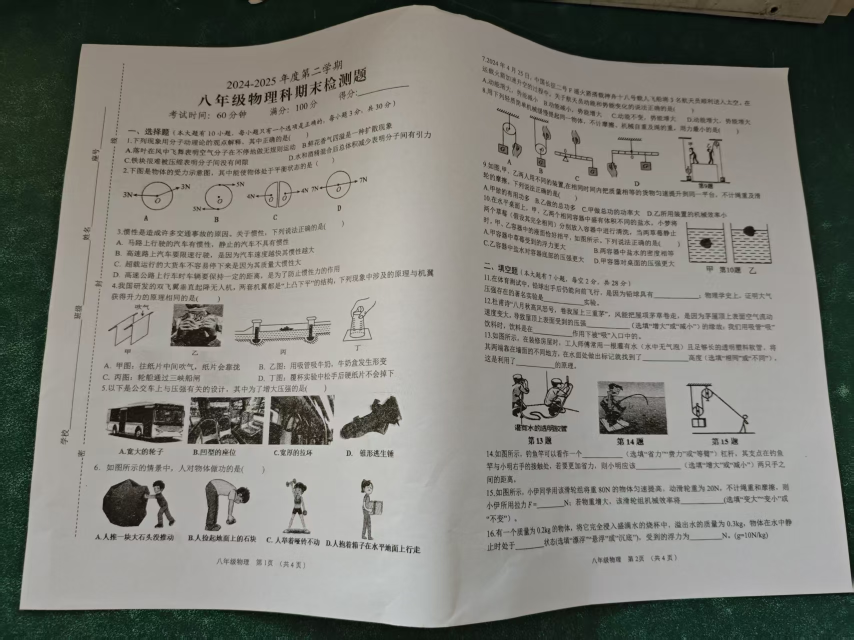
#> input picture materials/physics/1.jpg, 1707 x 1280 px (shown at 1/2 size)
$ python -i question_segmentation.py   (imports and definitions only)
#> lines starting #> are read from the running program, lines starting #| are printed output that depends on the picture; after the words box and inside, x2 and y2 are one past the last pixel; in counts of white or black regions, pixels touching at a corner belong together
from __future__ import annotations

import re
from dataclasses import dataclass
from typing import Literal

import cv2
import httpx
import numpy as np

from app.core.config import settings
from app.models import ExamRegionCandidate, ExamRegionType

ENGINE_NAME = "layout_projection_v0"
OCR_ANCHOR_ENGINE_NAME = "layout_ocr_anchor_v1"
GEMINI_LAYOUT_ENGINE_NAME = "gemini_layout_v1"
QuestionSegmentationEngine = Literal[
    "layout_projection_v0", "layout_ocr_anchor_v1", "gemini_layout_v1"
]
QUESTION_ANCHOR_RE = re.compile(
    r"^\s*(?:"
    r"第\s*\d{1,2}\s*题|"
    r"\(?\s*\d{1,2}\s*[\.\u3001、\)\）]|"
    r"[一二三四五六七八九十]{1,3}\s*[\.\u3001、]"
    r")"
)


@dataclass(frozen=True)
class CandidateBox:
    x: int
    y: int
    width: int
    height: int
    confidence: float
    reasons: list[str]


@dataclass(frozen=True)
class OcrTextLine:
    text: str
    x: int
    y: int
    width: int
    height: int
    confidence: float | None


# [133 lines left out: functions decode_image, find_question_region_candidates, find_ocr_anchor_candidate_boxes, fetch_ocr_text_lines, parse_finite_float, not called in this run]


def parse_finite_int(value: object) -> int | None:
    number = parse_finite_float(value)
    return int(number) if number is not None else None


# [33 lines left out: functions parse_ocr_confidence, parse_ocr_box, box_from_polygon, not called in this run]


def is_question_anchor(text: str) -> bool:
    return QUESTION_ANCHOR_RE.match(text) is not None


# [57 lines left out: functions get_anchor_column, build_anchor_candidate_box, not called in this run]


def find_layout_candidate_boxes(image: np.ndarray) -> list[CandidateBox]:
    height, width = image.shape[:2]
    gray = cv2.cvtColor(image, cv2.COLOR_BGR2GRAY)
    threshold = cv2.adaptiveThreshold(
        gray,
        255,
        cv2.ADAPTIVE_THRESH_GAUSSIAN_C,
        cv2.THRESH_BINARY_INV,
        35,
        15,
    )
    threshold = clear_page_border_noise(threshold)

    horizontal_kernel = cv2.getStructuringElement(
        cv2.MORPH_RECT,
        (max(12, width // 55), max(3, height // 180)),
    )
    block_mask = cv2.dilate(threshold, horizontal_kernel, iterations=2)
    close_kernel = cv2.getStructuringElement(
        cv2.MORPH_RECT,
        (max(20, width // 35), max(6, height // 90)),
    )
    block_mask = cv2.morphologyEx(
        block_mask, cv2.MORPH_CLOSE, close_kernel, iterations=1
    )

    contours, _ = cv2.findContours(
        block_mask, cv2.RETR_EXTERNAL, cv2.CHAIN_APPROX_SIMPLE
    )
    raw_boxes: list[tuple[int, int, int, int]] = []
    min_area = width * height * 0.002
    for contour in contours:
        x, y, w, h = cv2.boundingRect(contour)
        if w * h < min_area:
            continue
        if w < width * 0.18 or h < height * 0.025:
            continue
        raw_boxes.append((x, y, w, h))

    merged = merge_vertical_neighbors(raw_boxes, image_shape=(height, width))
    boxes: list[CandidateBox] = []
    for x, y, w, h in merged:
        padded = pad_box(x, y, w, h, image_shape=(height, width))
        px, py, pw, ph = padded
        confidence = score_candidate_box(
            threshold=threshold,
            box=padded,
            image_shape=(height, width),
        )
        if confidence < 0.18:
            continue
        boxes.append(
            CandidateBox(
                x=px,
                y=py,
                width=pw,
                height=ph,
                confidence=confidence,
                reasons=["dark-layout-block", "projection-candidate"],
            )
        )
    return sorted(boxes, key=lambda item: (item.y, item.x))


def clear_page_border_noise(mask: np.ndarray) -> np.ndarray:
    cleaned = mask.copy()
    height, width = cleaned.shape[:2]
    y_margin = max(2, int(height * 0.015))
    x_margin = max(2, int(width * 0.01))
    cleaned[:y_margin, :] = 0
    cleaned[-y_margin:, :] = 0
    cleaned[:, :x_margin] = 0
    cleaned[:, -x_margin:] = 0
    return cleaned


def merge_vertical_neighbors(
    boxes: list[tuple[int, int, int, int]], *, image_shape: tuple[int, int]
) -> list[tuple[int, int, int, int]]:
    if not boxes:
        return []
    height, width = image_shape
    sorted_boxes = sorted(boxes, key=lambda item: (item[1], item[0]))
    merged: list[tuple[int, int, int, int]] = []
    for box in sorted_boxes:
        if not merged:
            merged.append(box)
            continue
        prev = merged[-1]
        px, py, pw, ph = prev
        x, y, w, h = box
        prev_bottom = py + ph
        gap = y - prev_bottom
        horizontal_overlap = min(px + pw, x + w) - max(px, x)
        overlap_ratio = horizontal_overlap / max(1, min(pw, w))
        should_merge = gap <= height * 0.018 and overlap_ratio > 0.25
        if should_merge:
            nx = min(px, x)
            ny = min(py, y)
            nr = max(px + pw, x + w)
            nb = max(py + ph, y + h)
            merged[-1] = (nx, ny, min(width - nx, nr - nx), min(height - ny, nb - ny))
        else:
            merged.append(box)
    return merged


def pad_box(
    x: int, y: int, width: int, height: int, *, image_shape: tuple[int, int]
) -> tuple[int, int, int, int]:
    image_height, image_width = image_shape
    x_pad = max(6, int(image_width * 0.015))
    y_pad = max(6, int(image_height * 0.012))
    left = max(0, x - x_pad)
    top = max(0, y - y_pad)
    right = min(image_width, x + width + x_pad)
    bottom = min(image_height, y + height + y_pad)
    return left, top, right - left, bottom - top


def score_candidate_box(
    *,
    threshold: np.ndarray,
    box: tuple[int, int, int, int],
    image_shape: tuple[int, int],
) -> float:
    image_height, image_width = image_shape
    x, y, width, height = box
    roi = threshold[y : y + height, x : x + width]
    if roi.size == 0:
        return 0.0
    ink_density = float((roi > 0).mean())
    width_score = min(1.0, width / (image_width * 0.55))
    height_score = min(1.0, height / (image_height * 0.12))
    density_score = min(1.0, ink_density / 0.08)
    return max(
        0.0, min(1.0, width_score * 0.35 + height_score * 0.25 + density_score * 0.4)
    )

>>> import cv2
>>> picture = cv2.imread('../../../materials/physics/1.jpg')
#> picture is the input picture: shape (1280, 1707, 3); mean B, G, R 120.2, 127.1, 127.1
>>> result = find_layout_candidate_boxes(picture)
#> in find_layout_candidate_boxes, `threshold = cv2.adaptiveThreshold( gray, 255, cv2.ADAPTIVE_THRESH_GAUS..`:
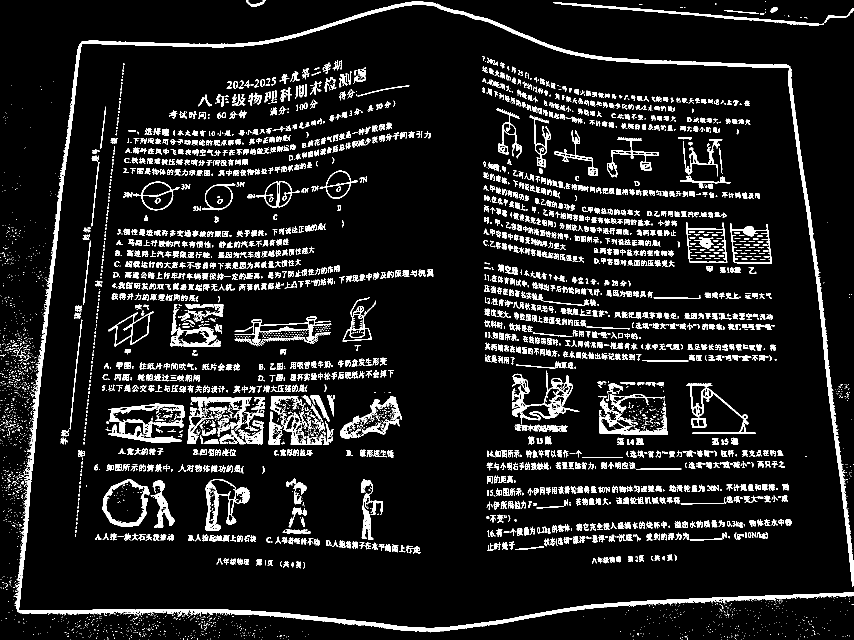
#> threshold: shape (1280, 1707) (shown at 1/2 size); 9.9% white; 4591 white regions (2839 under 20 px), largest, box (x1, y1, x2, y2) and area: (27, 2, 1707, 1265) 29790, (1576, 136, 1707, 1174) 7160, (216, 807, 370, 886) 4089
#> in clear_page_border_noise, `cleaned[:y_margin, :] = 0`:
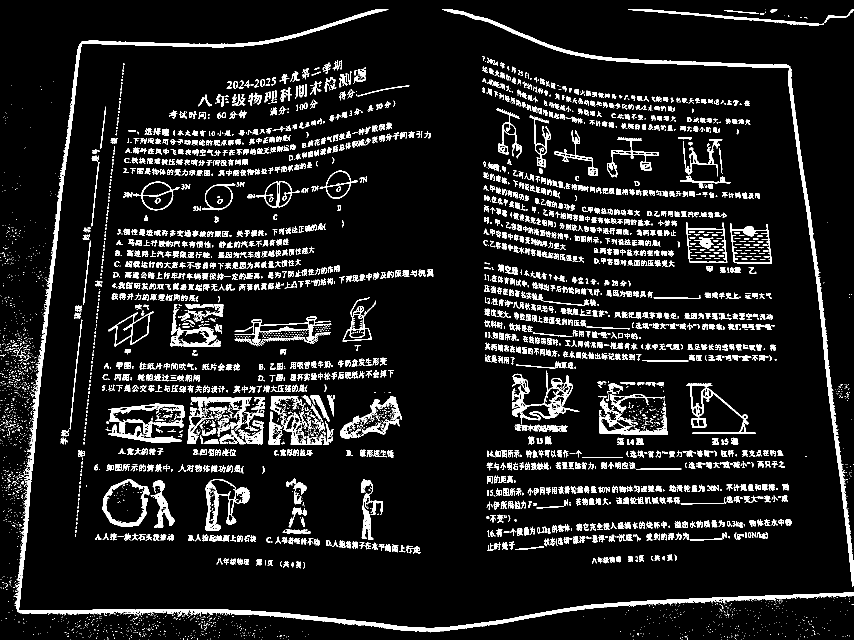
#> cleaned: shape (1280, 1707) (shown at 1/2 size); 9.8% white; 4586 white regions (2834 under 20 px), largest, box (x1, y1, x2, y2) and area: (27, 19, 1707, 1265) 24433, (1576, 136, 1707, 1174) 7160, (884, 19, 1581, 135) 4483
#> in clear_page_border_noise, `cleaned[-y_margin:, :] = 0`: cleaned: shape (1280, 1707); 9.8% white; 4367 white regions (2615 under 20 px), largest, box (x1, y1, x2, y2) and area: (27, 19, 1707, 1261) 24300, (1576, 136, 1707, 1174) 7160, (884, 19, 1581, 135) 4483
#> in clear_page_border_noise, `cleaned[:, -x_margin:] = 0`:
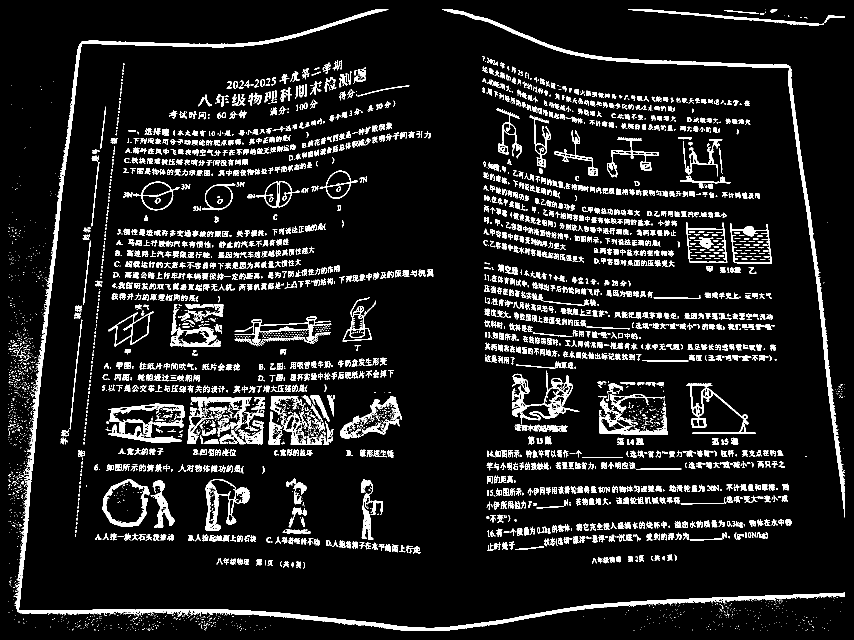
#> cleaned: shape (1280, 1707) (shown at 1/2 size); 9.7% white; 4102 white regions (2350 under 20 px), largest, box (x1, y1, x2, y2) and area: (27, 19, 1690, 1261) 24178, (1576, 136, 1690, 1035) 6102, (884, 19, 1581, 135) 4483
#> in find_layout_candidate_boxes, `block_mask = cv2.dilate(threshold, horizontal_kernel, iterations=2)`:
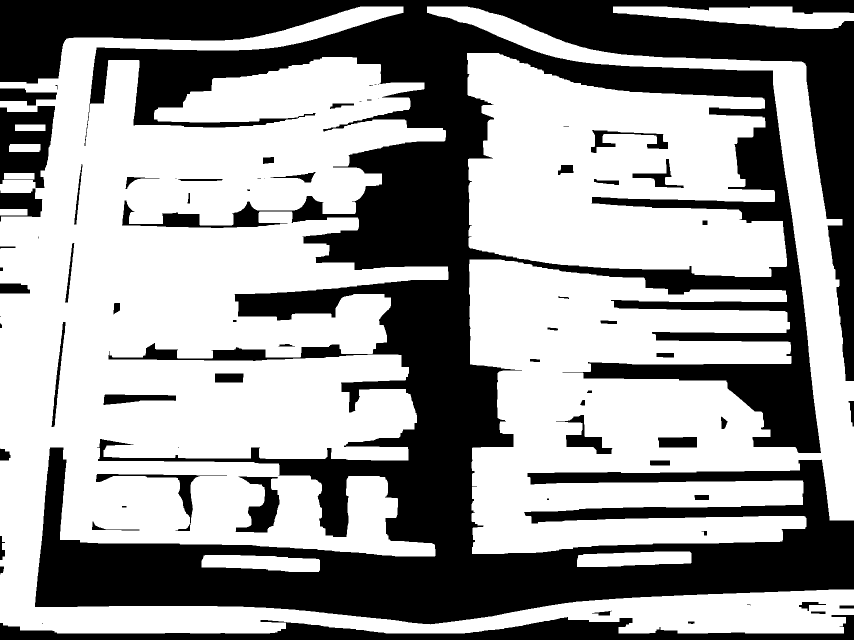
#> block_mask: shape (1280, 1707) (shown at 1/2 size); 60.9% white; 72 black regions (18 under 20 px), largest, box (x1, y1, x2, y2) and area: (0, 0, 1707, 1249) 774927, (0, 1230, 1707, 1280) 33183, (0, 212, 110, 376) 11628
#> in find_layout_candidate_boxes, `block_mask = cv2.morphologyEx( block_mask, cv2.MORPH_CLOSE, close_kern..`:
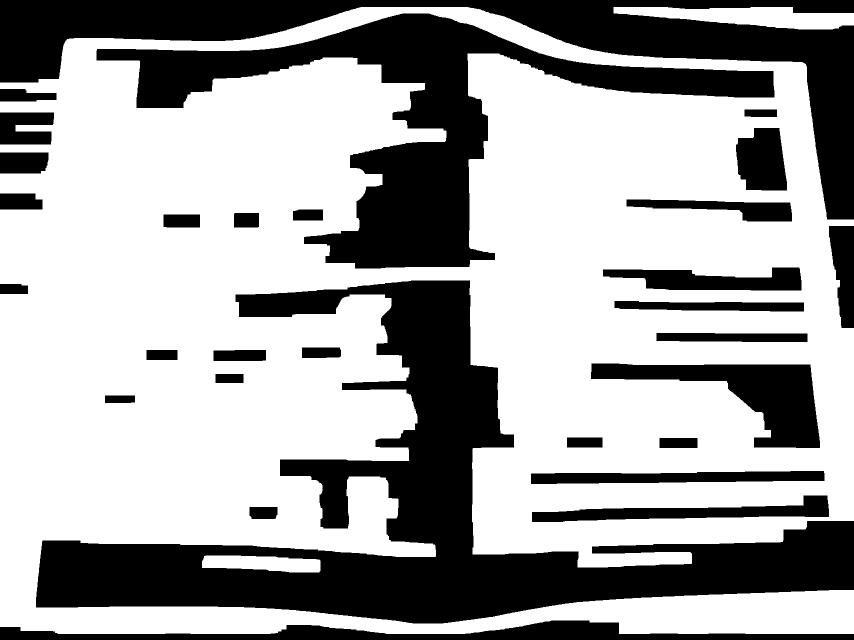
#> block_mask: shape (1280, 1707) (shown at 1/2 size); 64.4% white; 30 black regions
#> in find_layout_candidate_boxes, `contours, _ = cv2.findContours( block_mask, cv2.RETR_EXTERNAL, cv2.CHA..`: contours = 3 contours; box (x1, y1, x2, y2) and area: (0, 14, 1707, 1268) 1656140, (1227, 14, 1707, 59) 12856, (404, 1111, 641, 1145) 5997
#> the loop in find_layout_candidate_boxes, `for contour in contours:` made 3 passes
#> (x, y, w, h) on passes 1 to 3: (404, 1111, 237, 34), (1227, 14, 480, 45), (0, 14, 1707, 1254)
#> after the loop in find_layout_candidate_boxes, `for contour in contours:`: raw_boxes = [(1227, 14, 480, 45), (0, 14, 1707, 1254)]
#> in merge_vertical_neighbors, `sorted_boxes = sorted(boxes, key=lambda item: (item[1], item[0]))`: sorted_boxes = [(0, 14, 1707, 1254), (1227, 14, 480, 45)]
#> the loop in merge_vertical_neighbors, `for box in sorted_boxes:` made 2 passes
#> (px, py, pw, ph, x, y, w, h) on pass 2: (0, 14, 1707, 1254, 1227, 14, 480, 45)
#> after the loop in merge_vertical_neighbors, `for box in sorted_boxes:`: merged = [(0, 14, 1707, 1254)]
#> the loop in find_layout_candidate_boxes, `for x, y, w, h in merged:` made 1 pass
#> (w, h, x_pad in pad_box, y_pad in pad_box) on pass 1: (1707, 1254, 25, 15)
#> after the loop in find_layout_candidate_boxes, `for x, y, w, h in merged:`: boxes = 1 item
#> result = 1 item

$ run again, on materials/physics/2.jpg
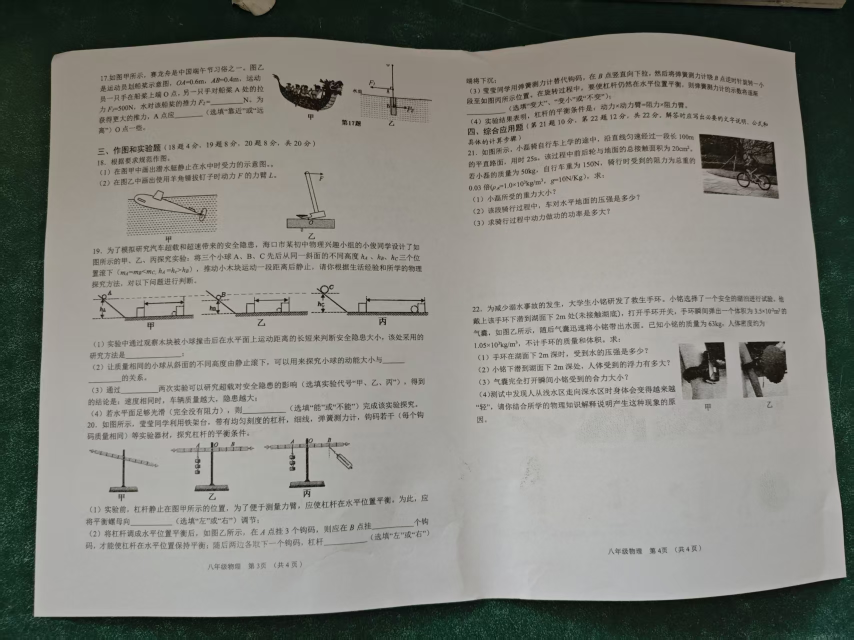
#> input picture materials/physics/2.jpg, 1707 x 1280 px (shown at 1/2 size)
#> picture is the input picture: shape (1280, 1707, 3); mean B, G, R 124.2, 130.8, 130.5
#> threshold: shape (1280, 1707); 8% white; 4427 white regions (2934 under 20 px), largest, box (x1, y1, x2, y2) and area: (64, 58, 1703, 1245) 32839, (56, 614, 86, 1236) 4746, (1358, 684, 1453, 774) 2666
#> in find_layout_candidate_boxes, `block_mask = cv2.morphologyEx( block_mask, cv2.MORPH_CLOSE, close_kern..`:
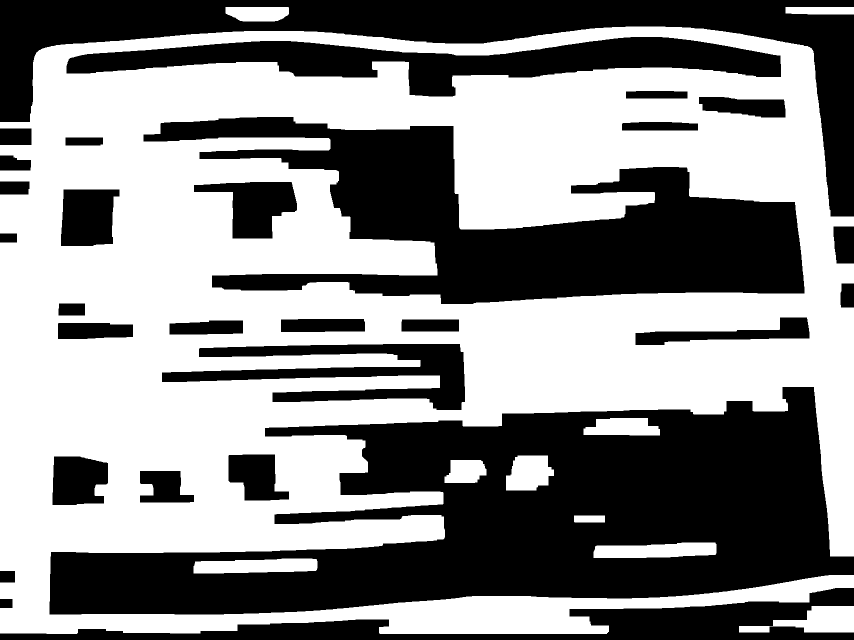
#> block_mask: shape (1280, 1707) (shown at 1/2 size); 54% white; 29 black regions
#> contours = 10 contours; largest, box (x1, y1, x2, y2) and area: (0, 53, 1707, 1268) 1539012, (1478, 1212, 1707, 1265) 6348, (1187, 1085, 1433, 1116) 6008, (387, 1117, 635, 1147) 5970, (1012, 911, 1108, 981) 5152
#> the loop in find_layout_candidate_boxes, `for contour in contours:` made 10 passes
#> (x, y, w, h) on passes 1 to 8: (1478, 1212, 229, 53), (387, 1117, 248, 30), (1187, 1085, 246, 31), (1148, 1031, 62, 14), (889, 920, 84, 46), (1012, 911, 96, 70), (1167, 836, 153, 35), (0, 53, 1707, 1215)
#> after the loop in find_layout_candidate_boxes, `for contour in contours:`: raw_boxes = [(0, 53, 1707, 1215)]
#> the loop in merge_vertical_neighbors, `for box in sorted_boxes:` made 1 pass
#> the loop in find_layout_candidate_boxes, `for x, y, w, h in merged:` made 1 pass
#> (w, h, x_pad in pad_box, y_pad in pad_box) on pass 1: (1707, 1215, 25, 15)
#> pass 1, in score_candidate_box, `roi = threshold[y : y + height, x : x + width]`:
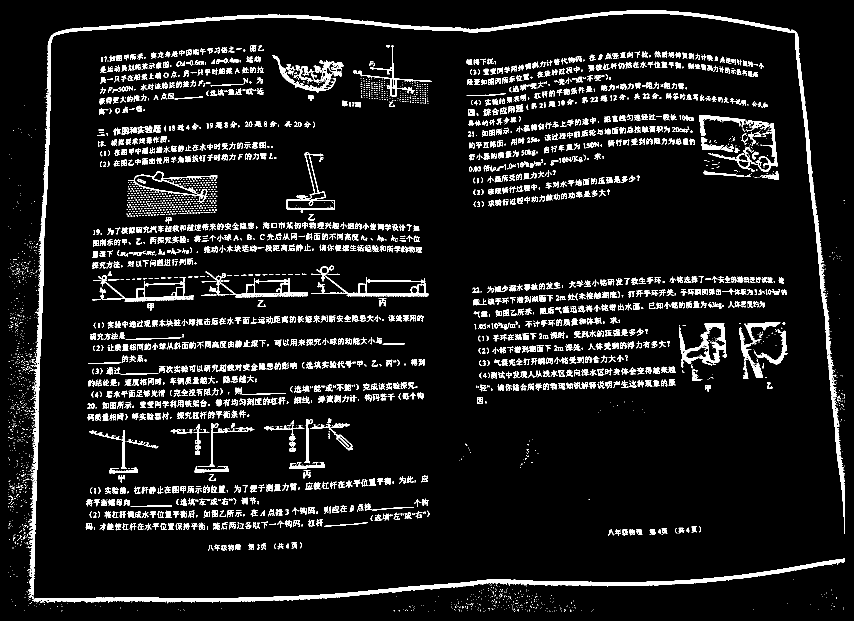
#> roi: shape (1242, 1707) (shown at 1/2 size); 8.1% white; 3910 white regions (2419 under 20 px), largest, box (x1, y1, x2, y2) and area: (76, 20, 1690, 1068) 19739, (64, 1117, 1690, 1207) 12350, (56, 576, 86, 1198) 4746
#> after the loop in find_layout_candidate_boxes, `for x, y, w, h in merged:`: boxes = 1 item
